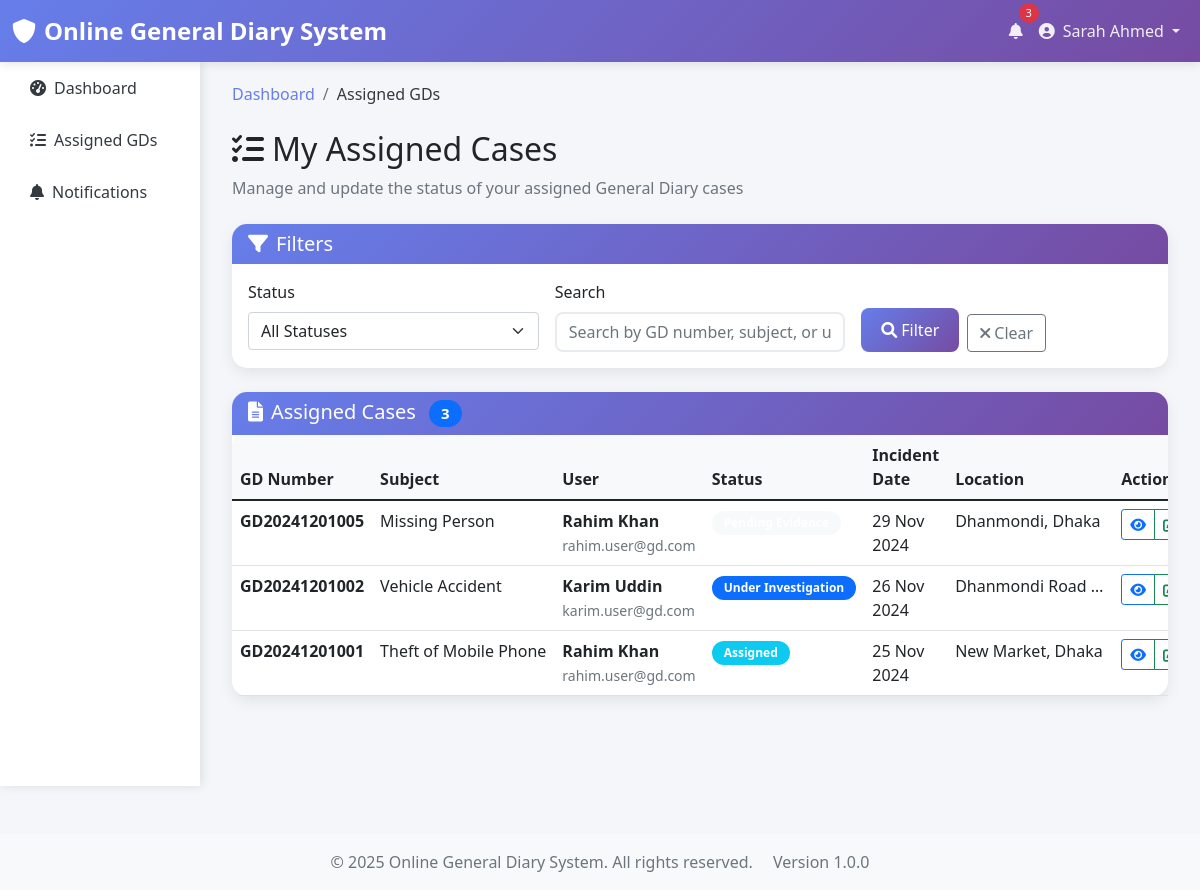
/si/assigned_gds.php (signed in), run on the app's committed database.
### tables this page shows
CREATE TABLE IF NOT EXISTS users (
    user_id INT AUTO_INCREMENT PRIMARY KEY,
    f_name VARCHAR(50) NOT NULL,
    l_name VARCHAR(50) NOT NULL,
    email VARCHAR(100) UNIQUE NOT NULL,
    password VARCHAR(255) NOT NULL,
    phone VARCHAR(20),
    nid VARCHAR(20) UNIQUE,
    address TEXT,
    role ENUM('admin', 'si', 'user') NOT NULL DEFAULT 'user',
    is_active BOOLEAN DEFAULT TRUE,
    created_at TIMESTAMP DEFAULT CURRENT_TIMESTAMP,
    updated_at TIMESTAMP DEFAULT CURRENT_TIMESTAMP ON UPDATE CURRENT_TIMESTAMP,
    INDEX idx_email (email),
    INDEX idx_role (role),
    INDEX idx_nid (nid)
);

CREATE TABLE IF NOT EXISTS gds (
    gd_id INT AUTO_INCREMENT PRIMARY KEY,
    gd_number VARCHAR(20) UNIQUE NOT NULL,
    user_id INT NOT NULL,
    status_id INT NOT NULL,
    assigned_si_id INT NULL,  
    subject VARCHAR(200) NOT NULL,
    description TEXT NOT NULL,
    incident_date DATE NOT NULL,
    incident_time TIME NOT NULL,
    location VARCHAR(200) NOT NULL,
    created_at TIMESTAMP DEFAULT CURRENT_TIMESTAMP,
    updated_at TIMESTAMP DEFAULT CURRENT_TIMESTAMP ON UPDATE CURRENT_TIMESTAMP,
    FOREIGN KEY (user_id) REFERENCES users(user_id) ON DELETE CASCADE,
    FOREIGN KEY (status_id) REFERENCES gd_statuses(status_id) ON DELETE RESTRICT,
    FOREIGN KEY (assigned_si_id) REFERENCES users(user_id) ON DELETE SET NULL,
    INDEX idx_gd_number (gd_number),
    INDEX idx_user_id (user_id),
    INDEX idx_status_id (status_id),
    INDEX idx_assigned_si_id (assigned_si_id),
    INDEX idx_incident_date (incident_date),
    INDEX idx_created_at (created_at)
);

CREATE TABLE IF NOT EXISTS gd_statuses (
    status_id INT AUTO_INCREMENT PRIMARY KEY,
    status_name VARCHAR(50) NOT NULL UNIQUE,
    description TEXT,
    is_active BOOLEAN DEFAULT TRUE,
    created_at TIMESTAMP DEFAULT CURRENT_TIMESTAMP,
    updated_at TIMESTAMP DEFAULT CURRENT_TIMESTAMP ON UPDATE CURRENT_TIMESTAMP
);

### si/assigned_gds.php (the view, shortened to what the rows shown need)
<?php
require_once '../config/config.php';
require_once '../includes/auth.php';
require_once '../includes/functions.php';
$currentUser = getCurrentUser();
$page = isset($_GET['page']) ? (int)$_GET['page'] : 1;
$page = max(1, $page);
$assignedGDs = getGDsBySI($currentUser['user_id'], $page, RECORDS_PER_PAGE);
?>
<?php include '../header.php'; ?>
<div class="row mb-4">
    <div class="col-12">
        <div class="d-flex justify-content-between align-items-center">
            <div>
                <h2><i class="fas fa-tasks me-2"></i>My Assigned Cases</h2>
            </div>
        </div>
    </div>
</div>
<div class="card">
    <div class="card-body p-0">
        <?php if (!empty($assignedGDs['gds'])): ?>
            <div class="table-responsive">
                <table class="table table-hover mb-0">
                    <thead>
                        <tr>
                            <th>GD Number</th>
                            <th>Subject</th>
                            <th>User</th>
                            <th>Status</th>
                            <th>Incident Date</th>
                            <th>Location</th>
                            <th>Actions</th>
                        </tr>
                    </thead>
                    <tbody>
                        <?php foreach ($assignedGDs['gds'] as $gd): ?>
                            <tr>
                                <td>
                                    <strong><?php echo htmlspecialchars($gd['gd_number']); ?></strong>
                                </td>
                                <td>
                                    <div class="text-truncate" style="max-width: 200px;" title="<?php echo htmlspecialchars($gd['subject']); ?>">
                                        <?php echo htmlspecialchars($gd['subject']); ?>
                                    </div>
                                </td>
                                <td>
                                    <div>
                                        <strong><?php echo htmlspecialchars($gd['f_name'] . ' ' . $gd['l_name']); ?></strong>
                                        <br>
                                        <small class="text-muted"><?php echo htmlspecialchars($gd['email']); ?></small>
                                    </div>
                                </td>
                                <td>
                                    <span class="badge bg-<?php
                                        switch($gd['status_name']) {
                                            case 'Assigned': echo 'info'; break;
                                            case 'Under Investigation': echo 'primary'; break;
                                            default: echo 'light';
                                        }
                                    ?>">
                                        <?php echo htmlspecialchars($gd['status_name']); ?>
                                    </span>
                                </td>
                                <td><?php echo formatDate($gd['incident_date']); ?></td>
                                <td>
                                    <div class="text-truncate" style="max-width: 150px;" title="<?php echo htmlspecialchars($gd['location']); ?>">
                                        <?php echo htmlspecialchars($gd['location']); ?>
                                    </div>
                                </td>
                                <td>
                                    <div class="btn-group" role="group">
                                        <a href="gd_details.php?id=<?php echo $gd['gd_id']; ?>" class="btn btn-sm btn-outline-primary" title="View Details">
                                            <i class="fas fa-eye"></i>
                                        </a>
                                        <a href="update_status.php?id=<?php echo $gd['gd_id']; ?>" class="btn btn-sm btn-outline-success" title="Update Status">
                                            <i class="fas fa-edit"></i>
                                        </a>
                                    </div>
                                </td>
                            </tr>
                        <?php endforeach; ?>
                    </tbody>
                </table>
            </div>
        <?php endif; ?>
    </div>
</div>
<?php include '../footer.php'; ?>

### header.php (shortened to what the rows shown need)
<?php
$currentUser = getCurrentUser();
$unreadNotifications = $currentUser ? getUnreadNotificationCount($currentUser['user_id']) : 0;
?>
<!DOCTYPE html>
<html lang="en">
<head>
    <link href="https://cdn.jsdelivr.net/npm/bootstrap@5.1.3/dist/css/bootstrap.min.css" rel="stylesheet">
    <link href="https://cdnjs.cloudflare.com/ajax/libs/font-awesome/6.0.0/css/all.min.css" rel="stylesheet">
</head>
<body>
    <nav class="navbar navbar-expand-lg navbar-dark">
        <div class="container-fluid">
            <div class="collapse navbar-collapse" id="navbarNav">
                <ul class="navbar-nav ms-auto">
                    <?php if ($currentUser): ?>
                        <li class="nav-item dropdown">
                            <a class="nav-link position-relative" href="#" id="notificationDropdown" role="button" data-bs-toggle="dropdown">
                                <i class="fas fa-bell"></i>
                                <?php if ($unreadNotifications > 0): ?>
                                    <span class="notification-badge"><?php echo $unreadNotifications; ?></span>
                                <?php endif; ?>
                            </a>
                        </li>
                        <li class="nav-item dropdown">
                            <a class="nav-link dropdown-toggle" href="#" id="userDropdown" role="button" data-bs-toggle="dropdown">
                                <i class="fas fa-user-circle me-2"></i><?php echo htmlspecialchars($currentUser['f_name'] . ' ' . $currentUser['l_name']); ?>
                            </a>
                        </li>
                    <?php endif; ?>
                </ul>
            </div>
        </div>
    </nav>
    <div class="container-fluid">
        <div class="row">
            <?php if ($currentUser): ?>
                <div class="col-md-9 col-lg-10">
                    <div class="main-content">
            <?php else: ?>
                <div class="col-12">
                    <div class="main-content">
            <?php endif; ?>

### data on the page
users: f_name+l_name "Sarah Ahmed"
gds: gd_number "GD20241201005", subject "Missing Person", user.l_name "Rahim Khan", user.email "rahim.user@gd.com", incident_date "29 Nov 2024", location "Dhanmondi, Dhaka"
gds: gd_number "GD20241201002", subject "Vehicle Accident", user.l_name "Karim Uddin", user.email "karim.user@gd.com", status.status_name "Under Investigation", incident_date "26 Nov 2024", location "Dhanmondi Road…"
gds: gd_number "GD20241201001", subject "Theft of Mobile Phone", user.l_name "Rahim Khan", user.email "rahim.user@gd.com", status.status_name "Assigned", incident_date "25 Nov 2024", location "New Market, Dhaka"

### other printed values
APP_NAME "Online General Diary System"
$unreadNotifications "3"
$item[2] "Dashboard"
$item[2] "Assigned GDs"
$item[2] "Notifications"
$assignedGDs['total'] "3"
APP_VERSION "1.0.0"
